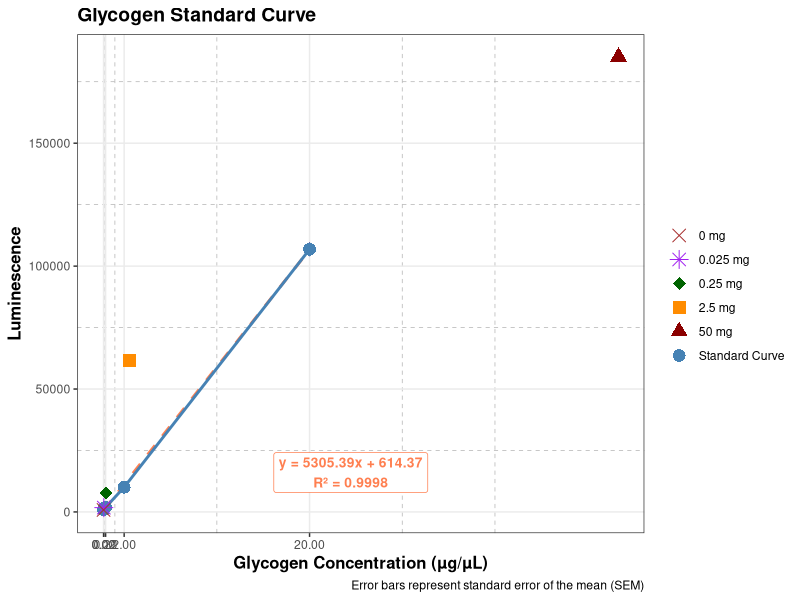
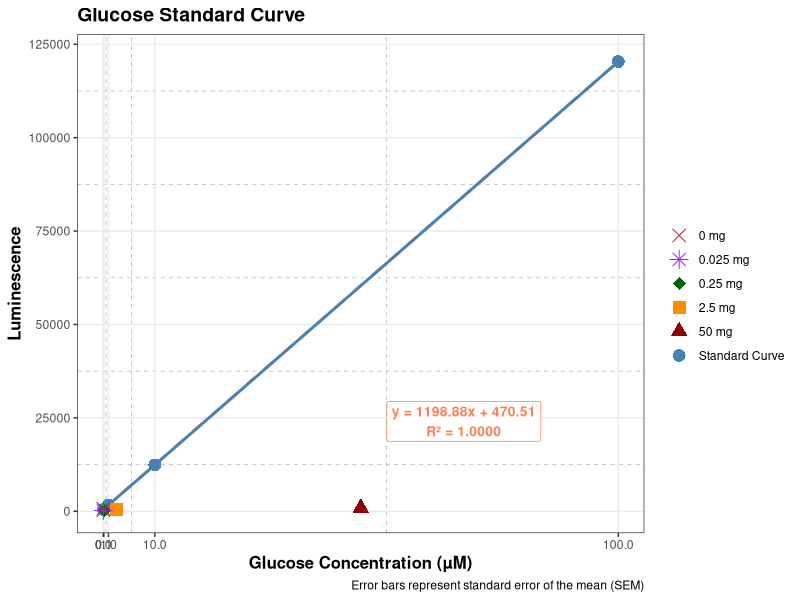
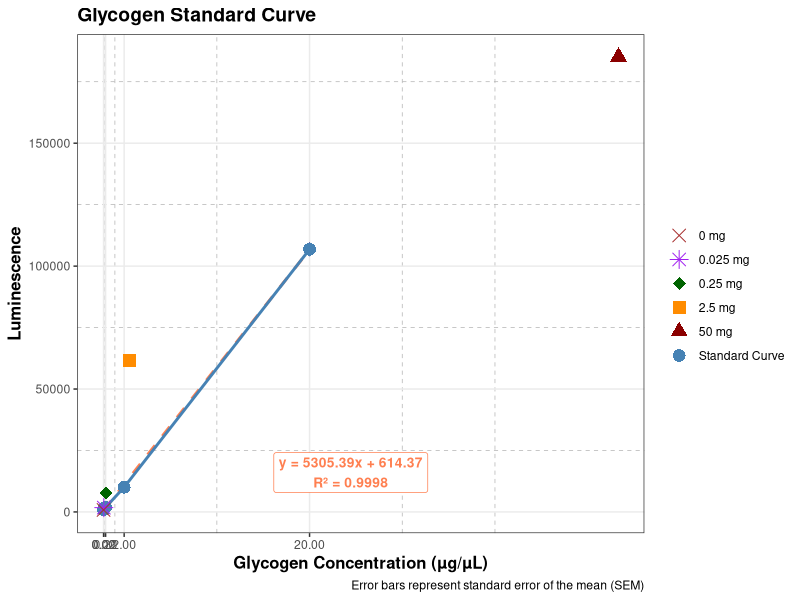
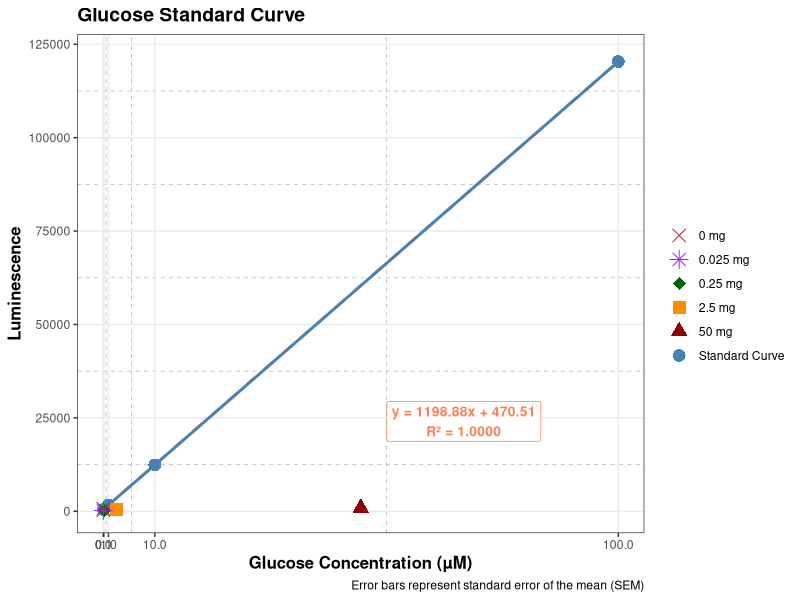

The R script that drew these images, in order:
## ---- chunk 1
#| results: hold

library(ggplot2)

# Glycogen standard curve data from rows E, F, G, columns 1-5
# Concentrations in ug/uL
concentrations <- c(20, 2, 0.2, 0.02, 0)

# Luminescence values for each replicate
row_E <- c(107660, 9963, 1968, 1277, 1164)
row_F <- c(110174, 10220, 1875, 1256, 737)
row_G <- c(102674, 10001, 1815, 1126, 963)

# Calculate mean and standard error for each concentration
means <- numeric(5)
std_errors <- numeric(5)
std_devs <- numeric(5)

for (i in 1:5) {
  values <- c(row_E[i], row_F[i], row_G[i])
  means[i] <- mean(values)
  std_devs[i] <- sd(values)
  std_errors[i] <- sd(values) / sqrt(length(values))
}

# Create data frame for plotting
summary_data <- data.frame(
  concentration = concentrations,
  mean_luminescence = means,
  se = std_errors,
  sd = std_devs,
  cv = (std_devs / means) * 100
)

# Calculate linear regression and R-squared
lm_model <- lm(mean_luminescence ~ concentration, data = summary_data)
r_squared <- summary(lm_model)$r.squared
slope <- coef(lm_model)[2]
intercept <- coef(lm_model)[1]

# Sample data from row A (columns 1, 3, 4, 5, 6)
sample_data <- data.frame(
  tissue_mg = c(50, 2.5, 0.25, 0.025, 0),
  luminescence = c(185099, 61687, 7654, 1762, 813),
  label = c("50 mg", "2.5 mg", "0.25 mg", "0.025 mg", "0 mg")
)

# Create the plot
plot <- ggplot(summary_data, aes(x = concentration, y = mean_luminescence)) +
  geom_smooth(method = "lm", se = FALSE, linetype = "dashed", 
              color = "coral", linewidth = 1) +
  geom_errorbar(aes(ymin = mean_luminescence - se, ymax = mean_luminescence + se),
                width = 0.1, linewidth = 1, color = "darkblue") +
  geom_line(color = "steelblue", linewidth = 1) +
  geom_point(aes(color = "Standard Curve", shape = "Standard Curve"), size = 4) +
  geom_point(data = sample_data, aes(x = tissue_mg, y = luminescence,
             color = label, shape = label), size = 4) +
  scale_color_manual(name = "",
                     values = c("Standard Curve" = "steelblue",
                                "50 mg" = "darkred",
                                "2.5 mg" = "darkorange",
                                "0.25 mg" = "darkgreen",
                                "0.025 mg" = "purple",
                                "0 mg" = "brown")) +
  scale_shape_manual(name = "",
                     values = c("Standard Curve" = 16,
                                "50 mg" = 17,
                                "2.5 mg" = 15,
                                "0.25 mg" = 18,
                                "0.025 mg" = 8,
                                "0 mg" = 4)) +
  annotate("label", x = max(summary_data$concentration) * 1.2, 
           y = max(summary_data$mean_luminescence) * 0.15,
           label = sprintf("y = %.2fx + %.2f\nR² = %.4f", slope, intercept, r_squared),
           size = 3.5, fontface = "bold", fill = "white", 
           color = "coral", label.padding = unit(0.3, "lines")) +
  labs(
    title = "Glycogen Standard Curve",
    x = "Glycogen Concentration (µg/µL)",
    y = "Luminescence",
    caption = "Error bars represent standard error of the mean (SEM)"
  ) +
  scale_x_continuous(breaks = concentrations) +
  theme_bw() +
  theme(
    plot.title = element_text(size = 14, face = "bold"),
    axis.title = element_text(size = 12, face = "bold"),
    panel.grid.minor = element_line(linetype = "dashed", color = "grey70")
  )

# Save the plot
ggsave("glycogen_standard_curve.png", plot, width = 10, height = 6, dpi = 300)

# Display the plot
plot

# Print summary statistics
cat("Glycogen Standard Curve Summary:\n")
cat(rep("=", 50), "\n", sep = "")
for (i in 1:nrow(summary_data)) {
  cat(sprintf("Concentration: %g µg/µL\n", summary_data$concentration[i]))
  cat(sprintf("  Mean Luminescence: %.2f\n", summary_data$mean_luminescence[i]))
  cat(sprintf("  Standard Error: %.2f\n", summary_data$se[i]))
  cat(sprintf("  CV%%: %.2f%%\n\n", summary_data$cv[i]))
}
## ---- chunk 2
#| results: hold

library(ggplot2)

# Glucose standard curve data from rows E, F, G, columns 8-12
# Concentrations in µM
concentrations_glu <- c(100, 10, 1, 0.1, 0)

# Luminescence values for each replicate
row_E_glu <- c(117932, 12389, 1703, 673, 606)
row_F_glu <- c(122103, 12418, 1748, 638, 499)
row_G_glu <- c(121056, 12415, 1629, 480, 356)

# Calculate mean and standard error for each concentration
means_glu <- numeric(5)
std_errors_glu <- numeric(5)
std_devs_glu <- numeric(5)

for (i in 1:5) {
  values <- c(row_E_glu[i], row_F_glu[i], row_G_glu[i])
  means_glu[i] <- mean(values)
  std_devs_glu[i] <- sd(values)
  std_errors_glu[i] <- sd(values) / sqrt(length(values))
}

# Create data frame for plotting
summary_data_glu <- data.frame(
  concentration = concentrations_glu,
  mean_luminescence = means_glu,
  se = std_errors_glu,
  sd = std_devs_glu,
  cv = (std_devs_glu / means_glu) * 100
)

# Calculate linear regression and R-squared
lm_model_glu <- lm(mean_luminescence ~ concentration, data = summary_data_glu)
r_squared_glu <- summary(lm_model_glu)$r.squared
slope_glu <- coef(lm_model_glu)[2]
intercept_glu <- coef(lm_model_glu)[1]

# Sample data from row C (columns 1, 3, 4, 5, 6)
sample_data_glu <- data.frame(
  tissue_mg = c(50, 2.5, 0.25, 0.025, 0),
  luminescence = c(843, 421, 237, 227, 689),
  label = c("50 mg", "2.5 mg", "0.25 mg", "0.025 mg", "0 mg")
)

# Create the plot
plot_glu <- ggplot(summary_data_glu, aes(x = concentration, y = mean_luminescence)) +
  geom_smooth(method = "lm", se = FALSE, linetype = "dashed", 
              color = "coral", linewidth = 1) +
  geom_errorbar(aes(ymin = mean_luminescence - se, ymax = mean_luminescence + se),
                width = 0.1, linewidth = 1, color = "darkblue") +
  geom_line(color = "steelblue", linewidth = 1) +
  geom_point(aes(color = "Standard Curve", shape = "Standard Curve"), size = 4) +
  geom_point(data = sample_data_glu, aes(x = tissue_mg, y = luminescence,
             color = label, shape = label), size = 4) +
  scale_color_manual(name = "",
                     values = c("Standard Curve" = "steelblue",
                                "50 mg" = "darkred",
                                "2.5 mg" = "darkorange",
                                "0.25 mg" = "darkgreen",
                                "0.025 mg" = "purple",
                                "0 mg" = "brown")) +
  scale_shape_manual(name = "",
                     values = c("Standard Curve" = 16,
                                "50 mg" = 17,
                                "2.5 mg" = 15,
                                "0.25 mg" = 18,
                                "0.025 mg" = 8,
                                "0 mg" = 4)) +
  annotate("label", x = max(summary_data_glu$concentration) * 0.7, 
           y = max(summary_data_glu$mean_luminescence) * 0.2,
           label = sprintf("y = %.2fx + %.2f\nR² = %.4f", slope_glu, intercept_glu, r_squared_glu),
           size = 3.5, fontface = "bold", fill = "white", 
           color = "coral", label.padding = unit(0.3, "lines")) +
  labs(
    title = "Glucose Standard Curve",
    x = "Glucose Concentration (µM)",
    y = "Luminescence",
    caption = "Error bars represent standard error of the mean (SEM)"
  ) +
  scale_x_continuous(breaks = concentrations_glu) +
  theme_bw() +
  theme(
    plot.title = element_text(size = 14, face = "bold"),
    axis.title = element_text(size = 12, face = "bold"),
    panel.grid.minor = element_line(linetype = "dashed", color = "grey70")
  )

# Save the plot
ggsave("glucose-std-curve.png", plot_glu, width = 10, height = 6, dpi = 300)

# Display the plot
plot_glu

# Print summary statistics
cat("Glucose Standard Curve Summary:\n")
cat(rep("=", 50), "\n", sep = "")
for (i in 1:nrow(summary_data_glu)) {
  cat(sprintf("Concentration: %g µM\n", summary_data_glu$concentration[i]))
  cat(sprintf("  Mean Luminescence: %.2f\n", summary_data_glu$mean_luminescence[i]))
  cat(sprintf("  Standard Error: %.2f\n", summary_data_glu$se[i]))
  cat(sprintf("  CV%%: %.2f%%\n\n", summary_data_glu$cv[i]))
}
## ---- chunk 3
#| results: hold

# Function to calculate concentration from luminescence using linear model
# Returns concentration or "OUT OF RANGE" message
calculate_concentration <- function(luminescence, slope, intercept, min_conc, max_conc, units) {
  # Calculate concentration from y = mx + b -> x = (y - b) / m
  concentration <- (luminescence - intercept) / slope
  
  # Check if within range
  if (concentration < min_conc) {
    return("OUT OF RANGE - TOO LOW")
  } else if (concentration > max_conc) {
    return("OUT OF RANGE - TOO HIGH")
  } else {
    return(sprintf("%.4f %s", concentration, units))
  }
}

# Glycogen calculations
cat("GLYCOGEN ASSAY RESULTS (Sample A2):\n")
cat(rep("=", 70), "\n", sep = "")
cat(sprintf("%-15s %-20s %s\n", "Tissue Amount", "Luminescence", "Calculated Glycogen"))
cat(rep("-", 70), "\n", sep = "")

glycogen_min <- min(concentrations)
glycogen_max <- max(concentrations)

for (i in 1:nrow(sample_data)) {
  result <- calculate_concentration(
    sample_data$luminescence[i],
    slope,
    intercept,
    glycogen_min,
    glycogen_max,
    "µg/µL"
  )
  cat(sprintf("%-15s %-20.0f %s\n", 
              sample_data$label[i], 
              sample_data$luminescence[i], 
              result))
}

cat("\n\n")

# Glucose calculations
cat("GLUCOSE ASSAY RESULTS (Sample A2):\n")
cat(rep("=", 70), "\n", sep = "")
cat(sprintf("%-15s %-20s %s\n", "Tissue Amount", "Luminescence", "Calculated Glucose"))
cat(rep("-", 70), "\n", sep = "")

glucose_min <- min(concentrations_glu)
glucose_max <- max(concentrations_glu)

for (i in 1:nrow(sample_data_glu)) {
  result <- calculate_concentration(
    sample_data_glu$luminescence[i],
    slope_glu,
    intercept_glu,
    glucose_min,
    glucose_max,
    "µM"
  )
  cat(sprintf("%-15s %-20.0f %s\n", 
              sample_data_glu$label[i], 
              sample_data_glu$luminescence[i], 
              result))
}
## ---- chunk 4
#| results: hold

# Calculate the luminescence range for the glycogen standard curve
std_curve_min_lum <- min(summary_data$mean_luminescence)
std_curve_max_lum <- max(summary_data$mean_luminescence)

cat("GLYCOGEN STANDARD CURVE RANGE:\n")
cat(rep("=", 60), "\n", sep = "")
cat(sprintf("Minimum luminescence: %.2f (at %g µg/µL glycogen)\n", 
            std_curve_min_lum, min(concentrations)))
cat(sprintf("Maximum luminescence: %.2f (at %g µg/µL glycogen)\n\n", 
            std_curve_max_lum, max(concentrations)))

# Use the linear regression to predict tissue amounts that would fall within the standard curve range
# Using the equation: tissue_amount = (luminescence - intercept) / slope
predicted_min_tissue <- (std_curve_min_lum - intercept) / slope
predicted_max_tissue <- (std_curve_max_lum - intercept) / slope

cat("PREDICTED TISSUE AMOUNTS USING STANDARD CURVE:\n")
cat(rep("=", 60), "\n", sep = "")
cat(sprintf("Equation: y = %.2fx + %.2f\n\n", slope, intercept))
cat(sprintf("Minimum tissue amount: %.4f mg\n", predicted_min_tissue))
cat(sprintf("  (produces luminescence: %.2f)\n\n", std_curve_min_lum))
cat(sprintf("Maximum tissue amount: %.2f mg\n", predicted_max_tissue))
cat(sprintf("  (produces luminescence: %.2f)\n\n", std_curve_max_lum))

cat(rep("=", 60), "\n", sep = "")
cat("RECOMMENDED TISSUE RANGE FOR FUTURE ASSAYS:\n")
cat(sprintf("%.4f mg to %.2f mg\n", predicted_min_tissue, predicted_max_tissue))
cat(rep("=", 60), "\n", sep = "")

# Create formatted values for inline use
max_tissue_formatted <- paste0("`", round(predicted_max_tissue, 2), "mg`")
min_tissue_formatted <- paste0("`", round(predicted_min_tissue, 4), "mg`")
